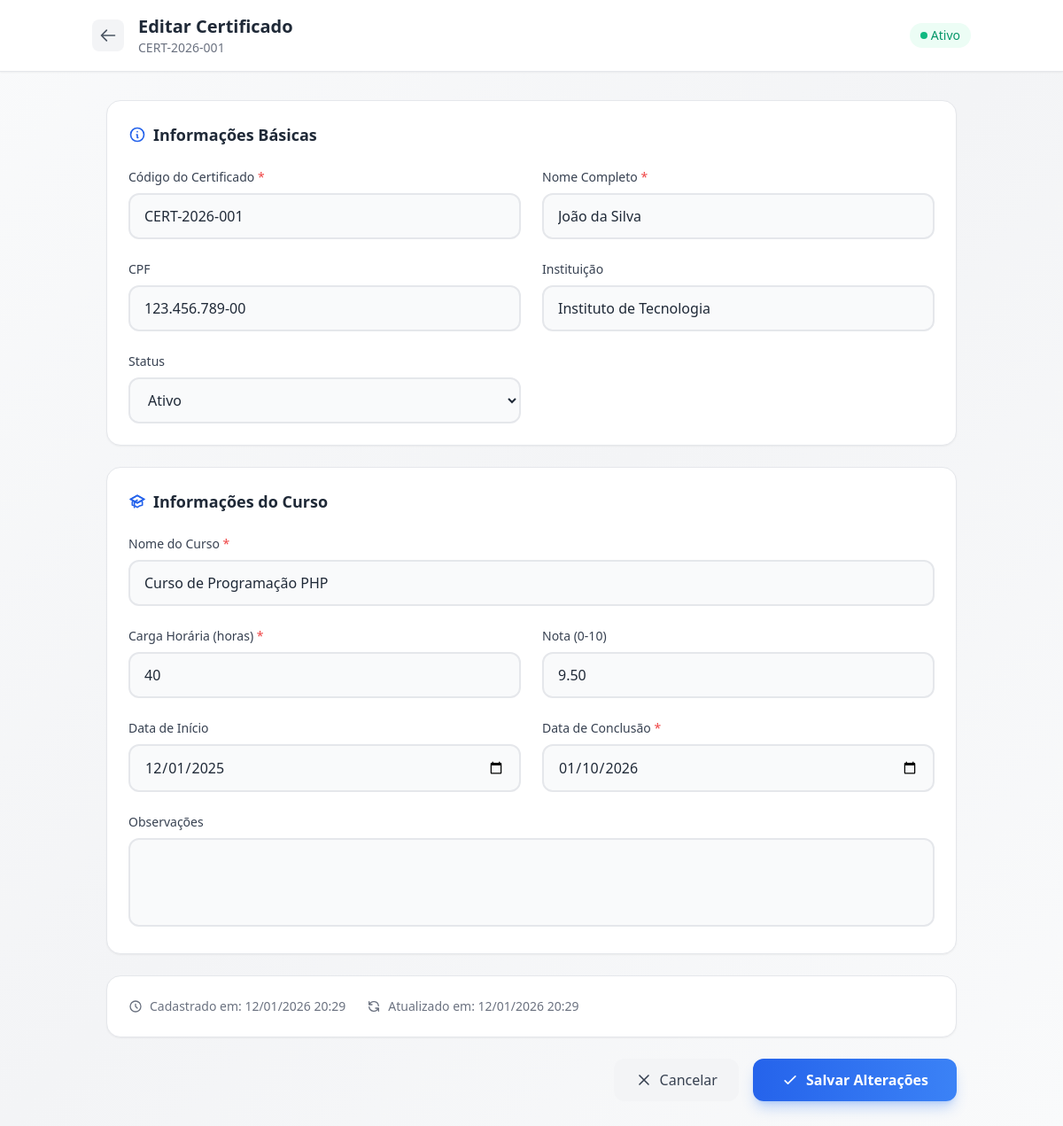
Page /admin/editar.php?id=1 (signed in) on the committed database.
### tables this page shows
CREATE TABLE IF NOT EXISTS `certificados` (
    `id` INT(11) NOT NULL AUTO_INCREMENT,
    `codigo` VARCHAR(50) NOT NULL UNIQUE,
    `nome_aluno` VARCHAR(255) NOT NULL,
    `cpf` VARCHAR(14) DEFAULT NULL,
    `curso` VARCHAR(255) NOT NULL,
    `carga_horaria` INT(11) NOT NULL,
    `data_inicio` DATE DEFAULT NULL,
    `data_conclusao` DATE NOT NULL,
    `nota` DECIMAL(5,2) DEFAULT NULL,
    `instituicao` VARCHAR(255) DEFAULT 'Nome da Instituição',
    `status` ENUM('ativo', 'revogado') DEFAULT 'ativo',
    `observacoes` TEXT DEFAULT NULL,
    `arquivo_pdf` VARCHAR(255) DEFAULT NULL,
    `permitir_download` TINYINT(1) DEFAULT 1,
    `criado_em` TIMESTAMP DEFAULT CURRENT_TIMESTAMP,
    `atualizado_em` TIMESTAMP DEFAULT CURRENT_TIMESTAMP ON UPDATE CURRENT_TIMESTAMP,
    PRIMARY KEY (`id`),
    INDEX `idx_codigo` (`codigo`),
    INDEX `idx_cpf` (`cpf`),
    INDEX `idx_nome` (`nome_aluno`)
);

### admin/editar.php (the view, shortened to what this page needs)
<?php
$pdo = getConnection();
$id = intval($_GET['id'] ?? 0);
$stmt = $pdo->prepare("SELECT * FROM certificados WHERE id = ?");
$stmt->execute([$id]);
$certificado = $stmt->fetch();
?>
<!DOCTYPE html>
<html lang="pt-BR">
<head>
    <script src="https://cdn.tailwindcss.com"></script>
</head>
<body class="min-h-screen bg-gradient-to-br from-gray-50 via-gray-100 to-gray-50">
    <div class="min-h-screen">
        <header class="bg-white shadow-sm border-b border-gray-200">
            <div class="max-w-5xl mx-auto px-4 py-4 flex items-center justify-between">
                <div class="flex items-center gap-4">
                    <a href="index.php" class="p-2 bg-gray-100 hover:bg-gray-200 rounded-lg transition-colors">
                        <svg xmlns="http://www.w3.org/2000/svg" class="w-5 h-5 text-gray-600" fill="none" viewBox="0 0 24 24" stroke="currentColor" stroke-width="2"><path stroke-linecap="round" stroke-linejoin="round" d="M10 19l-7-7m0 0l7-7m-7 7h18" /></svg>
                    </a>
                    <div>
                        <h1 class="text-xl font-bold text-gray-800">Editar Certificado</h1>
                        <p class="text-sm text-gray-500"><?php echo htmlspecialchars($certificado['codigo']); ?></p>
                    </div>
                </div>
                <div class="flex items-center gap-2">
                    <?php if ($certificado['status'] === 'ativo'): ?>
                    <span class="inline-flex items-center gap-1 px-3 py-1 bg-emerald-50 text-emerald-600 rounded-full text-sm font-medium">
                        <span class="w-2 h-2 bg-emerald-500 rounded-full"></span>
                        Ativo
                    </span>
                    <?php endif; ?>
                </div>
            </div>
        </header>
        <main class="max-w-5xl mx-auto p-4 lg:p-8">
            <form method="POST" action="" class="space-y-6">
                <div class="bg-white rounded-2xl p-6 border border-gray-200 shadow-sm">
                    <h2 class="text-lg font-semibold text-gray-800 mb-6 flex items-center gap-2">
                        <svg xmlns="http://www.w3.org/2000/svg" class="w-5 h-5 text-primary-600" fill="none" viewBox="0 0 24 24" stroke="currentColor" stroke-width="2"><path stroke-linecap="round" stroke-linejoin="round" d="M13 16h-1v-4h-1m1-4h.01M21 12a9 9 0 11-18 0 9 9 0 0118 0z" /></svg>
                        Informações Básicas
                    </h2>
                    <div class="grid grid-cols-1 md:grid-cols-2 gap-6">
                        <div>
                            <label class="block text-gray-700 text-sm font-medium mb-2">
                                Código do Certificado <span class="text-red-500">*</span>
                            </label>
                            <input
                                type="text"
                                name="codigo"
                                required
                                value="<?php echo htmlspecialchars($certificado['codigo']); ?>"
                                class="w-full px-4 py-3 bg-gray-50 border-2 border-gray-200 rounded-xl text-gray-800 placeholder-gray-400 focus:outline-none focus:border-primary-500 focus:bg-white transition-all"
                            >
                        </div>
                        <div>
                            <label class="block text-gray-700 text-sm font-medium mb-2">
                                Nome Completo <span class="text-red-500">*</span>
                            </label>
                            <input
                                type="text"
                                name="nome_aluno"
                                required
                                value="<?php echo htmlspecialchars($certificado['nome_aluno']); ?>"
                                class="w-full px-4 py-3 bg-gray-50 border-2 border-gray-200 rounded-xl text-gray-800 placeholder-gray-400 focus:outline-none focus:border-primary-500 focus:bg-white transition-all"
                            >
                        </div>
                        <div>
                            <label class="block text-gray-700 text-sm font-medium mb-2">CPF</label>
                            <input
                                type="text"
                                name="cpf"
                                id="cpf"
                                maxlength="14"
                                value="<?php echo htmlspecialchars($certificado['cpf'] ?? ''); ?>"
                                class="w-full px-4 py-3 bg-gray-50 border-2 border-gray-200 rounded-xl text-gray-800 placeholder-gray-400 focus:outline-none focus:border-primary-500 focus:bg-white transition-all"
                            >
                        </div>
                        <div>
                            <label class="block text-gray-700 text-sm font-medium mb-2">Instituição</label>
                            <input
                                type="text"
                                name="instituicao"
                                value="<?php echo htmlspecialchars($certificado['instituicao'] ?? ''); ?>"
                                class="w-full px-4 py-3 bg-gray-50 border-2 border-gray-200 rounded-xl text-gray-800 placeholder-gray-400 focus:outline-none focus:border-primary-500 focus:bg-white transition-all"
                            >
                        </div>
                        <div>
                            <label class="block text-gray-700 text-sm font-medium mb-2">Status</label>
                            <select
                                name="status"
                                class="w-full px-4 py-3 bg-gray-50 border-2 border-gray-200 rounded-xl text-gray-800 focus:outline-none focus:border-primary-500 focus:bg-white transition-all"
                            >
                                <option value="ativo" <?php echo $certificado['status'] === 'ativo' ? 'selected' : ''; ?>>Ativo</option>
                            </select>
                        </div>
                    </div>
                </div>
                <div class="bg-white rounded-2xl p-6 border border-gray-200 shadow-sm">
                    <h2 class="text-lg font-semibold text-gray-800 mb-6 flex items-center gap-2">
                        Informações do Curso
                    </h2>
                    <div class="grid grid-cols-1 md:grid-cols-2 gap-6">
                        <div class="md:col-span-2">
                            <label class="block text-gray-700 text-sm font-medium mb-2">
                                Nome do Curso <span class="text-red-500">*</span>
                            </label>
                            <input
                                type="text"
                                name="curso"
                                required
                                value="<?php echo htmlspecialchars($certificado['curso']); ?>"
                                class="w-full px-4 py-3 bg-gray-50 border-2 border-gray-200 rounded-xl text-gray-800 placeholder-gray-400 focus:outline-none focus:border-primary-500 focus:bg-white transition-all"
                            >
                        </div>
                        <div>
                            <label class="block text-gray-700 text-sm font-medium mb-2">
                                Carga Horária (horas) <span class="text-red-500">*</span>
                            </label>
                            <input
                                type="number"
                                name="carga_horaria"
                                required
                                min="1"
                                value="<?php echo $certificado['carga_horaria']; ?>"
                                class="w-full px-4 py-3 bg-gray-50 border-2 border-gray-200 rounded-xl text-gray-800 placeholder-gray-400 focus:outline-none focus:border-primary-500 focus:bg-white transition-all"
                            >
                        </div>
                        <div>
                            <label class="block text-gray-700 text-sm font-medium mb-2">Nota (0-10)</label>
                            <input
                                type="number"
                                name="nota"
                                min="0"
                                max="10"
                                step="0.01"
                                value="<?php echo $certificado['nota'] ?? ''; ?>"
                                class="w-full px-4 py-3 bg-gray-50 border-2 border-gray-200 rounded-xl text-gray-800 placeholder-gray-400 focus:outline-none focus:border-primary-500 focus:bg-white transition-all"
                            >
                        </div>
                        <div>
                            <label class="block text-gray-700 text-sm font-medium mb-2">Data de Início</label>
                            <input
                                type="date"
                                name="data_inicio"
                                value="<?php echo $certificado['data_inicio'] ?? ''; ?>"
                                class="w-full px-4 py-3 bg-gray-50 border-2 border-gray-200 rounded-xl text-gray-800 focus:outline-none focus:border-primary-500 focus:bg-white transition-all"
                            >
                        </div>
                        <div>
                            <label class="block text-gray-700 text-sm font-medium mb-2">
                                Data de Conclusão <span class="text-red-500">*</span>
                            </label>
                            <input
                                type="date"
                                name="data_conclusao"
                                required
                                value="<?php echo $certificado['data_conclusao']; ?>"
                                class="w-full px-4 py-3 bg-gray-50 border-2 border-gray-200 rounded-xl text-gray-800 focus:outline-none focus:border-primary-500 focus:bg-white transition-all"
                            >
                        </div>
                        <div class="md:col-span-2">
                            <label class="block text-gray-700 text-sm font-medium mb-2">Observações</label>
                            <textarea
                                name="observacoes"
                                rows="3"
                                class="w-full px-4 py-3 bg-gray-50 border-2 border-gray-200 rounded-xl text-gray-800 placeholder-gray-400 focus:outline-none focus:border-primary-500 focus:bg-white transition-all resize-none"
                            ><?php echo htmlspecialchars($certificado['observacoes'] ?? ''); ?></textarea>
                        </div>
                    </div>
                </div>
                <div class="bg-white rounded-2xl p-6 border border-gray-200 shadow-sm">
                    <div class="flex flex-wrap gap-6 text-sm text-gray-500">
                        <div class="flex items-center gap-2">
                            <svg xmlns="http://www.w3.org/2000/svg" class="w-4 h-4" fill="none" viewBox="0 0 24 24" stroke="currentColor" stroke-width="2"><path stroke-linecap="round" stroke-linejoin="round" d="M12 8v4l3 3m6-3a9 9 0 11-18 0 9 9 0 0118 0z" /></svg>
                            Cadastrado em: <?php echo date('d/m/Y H:i', strtotime($certificado['criado_em'])); ?>
                        </div>
                        <div class="flex items-center gap-2">
                            <svg xmlns="http://www.w3.org/2000/svg" class="w-4 h-4" fill="none" viewBox="0 0 24 24" stroke="currentColor" stroke-width="2"><path stroke-linecap="round" stroke-linejoin="round" d="M4 4v5h.582m15.356 2A8.001 8.001 0 004.582 9m0 0H9m11 11v-5h-.581m0 0a8.003 8.003 0 01-15.357-2m15.357 2H15" /></svg>
                            Atualizado em: <?php echo date('d/m/Y H:i', strtotime($certificado['atualizado_em'])); ?>
                        </div>
                    </div>
                </div>
                <div class="flex flex-col sm:flex-row gap-4 justify-end">
                    <a href="index.php" class="px-6 py-3 bg-gray-100 hover:bg-gray-200 text-gray-700 rounded-xl transition-colors text-center flex items-center justify-center gap-2">
                        <svg xmlns="http://www.w3.org/2000/svg" class="w-5 h-5" fill="none" viewBox="0 0 24 24" stroke="currentColor" stroke-width="2"><path stroke-linecap="round" stroke-linejoin="round" d="M6 18L18 6M6 6l12 12" /></svg>
                        Cancelar
                    </a>
                    <button type="submit" class="px-8 py-3 bg-gradient-to-r from-primary-600 to-primary-500 hover:from-primary-500 hover:to-primary-400 text-white font-semibold rounded-xl shadow-lg shadow-primary-500/30 transition-all flex items-center justify-center gap-2">
                        <svg xmlns="http://www.w3.org/2000/svg" class="w-5 h-5" fill="none" viewBox="0 0 24 24" stroke="currentColor" stroke-width="2"><path stroke-linecap="round" stroke-linejoin="round" d="M5 13l4 4L19 7" /></svg>
                        Salvar Alterações
                    </button>
                </div>
            </form>
        </main>
    </div>
</body>
</html>

### rows in the picture
certificados: codigo "CERT-2026-001", nome_aluno "João da Silva", cpf "123.456.789-00", instituicao "Instituto de Tecnologia", status "Ativo", curso "Curso de Programação PHP", carga_horaria "40", nota "9.50", data_inicio "12/01/2025", data_conclusao "01/10/2026", criado_em "12/01/2026 20:29", atualizado_em "12/01/2026 20:29"
